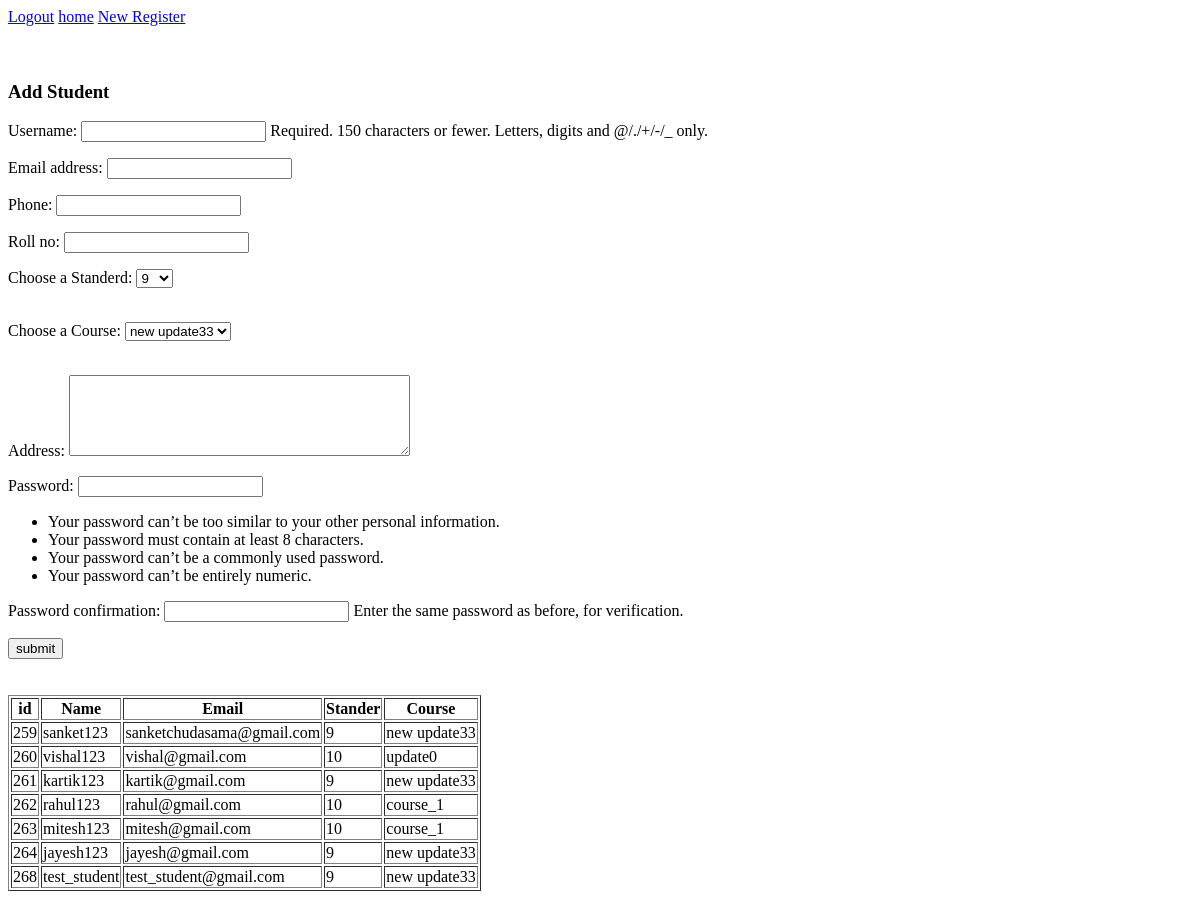
The page /Add_Student/ (signed in) on the database as committed earlier.
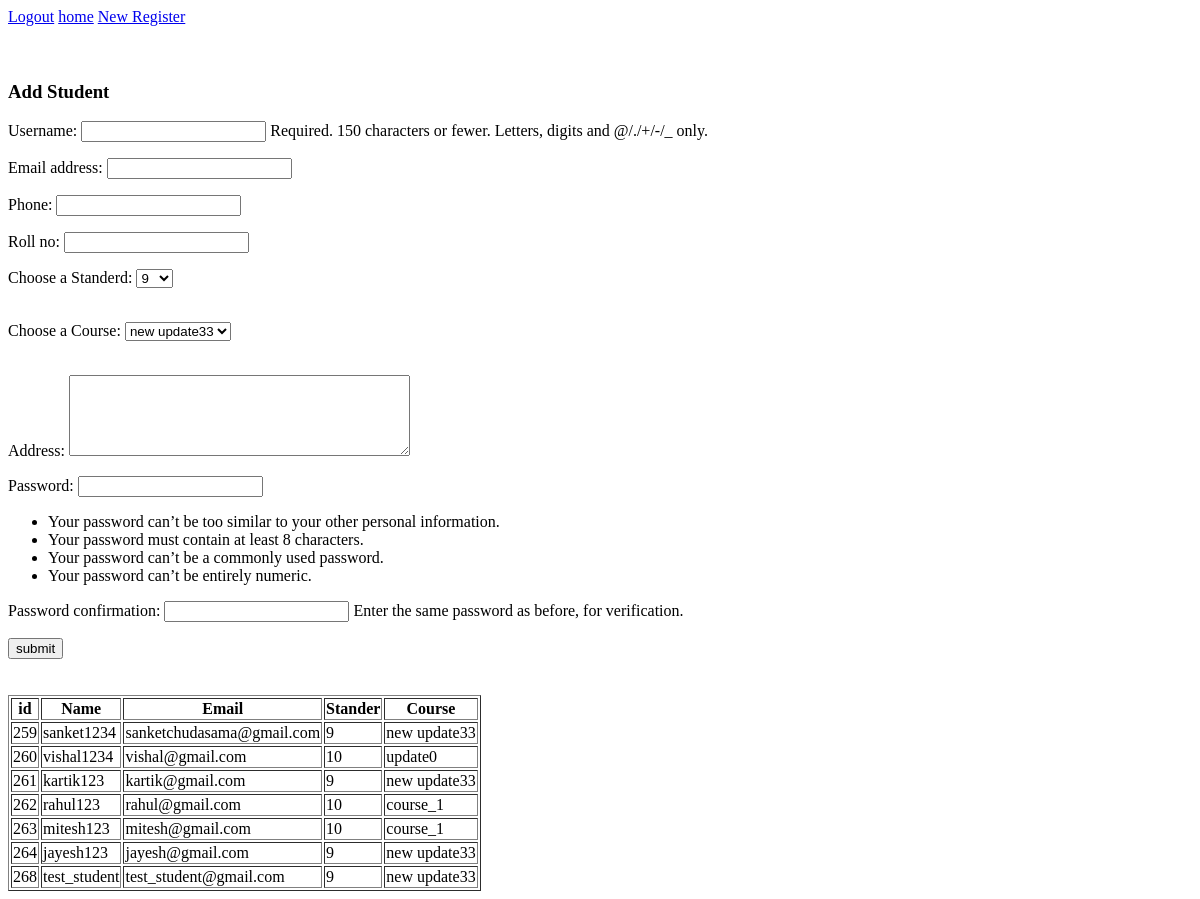
The same page on the database as committed later.
### app/models.py (models this page shows, shortened)
class Student(models.Model):
    related_course = models.ForeignKey(Course, on_delete=models.DO_NOTHING, null=True)
    name = models.ForeignKey(CustomUser,on_delete=models.CASCADE, related_name='cust_user')
    roll_no = models.IntegerField()
    user_tag = models.CharField(choices=CHOICE_TAG, default = 'student', max_length=50)
    std = models.CharField(choices=STD_CHOCE, default= '10', max_length=50)
    class Meta:
        verbose_name_plural = "All Students"

class CustomUser(AbstractUser):
    phone = models.CharField(max_length=12)
    address = models.TextField(max_length=200)

class Course(models.Model):
    name = models.CharField(max_length=100)
    def __str__(self):
        return self.name

### app/decoretor.py (the view)
    def wrapper_func(request,*args, **kwargs):
        if request.user.is_authenticated == False:
            messages.error(request,'Login Required')
            return redirect('UserLogin')
        else:
            return view_func(request, *args, **kwargs)

### app/decoretor.py (called while the page is built)
def unauthenticated_user(view_func):
    def wrapper_func(request,*args, **kwargs):
        if request.user.is_authenticated == False:
            messages.error(request,'Login Required')
            return redirect('UserLogin')
        else:
            return view_func(request, *args, **kwargs)
    return wrapper_func

### app/views.py (called while the page is built, shortened)
@unauthenticated_user
def Add_Student(request):
    data = Student.objects.all()
    course = Course.objects.all()
    context = {
        'data':data,
        'course':course
    }
    return render(request,'app/student/add_student.html',context)

### app/templates/app/student/add_student.html (shortened to what this page needs)
{% extends 'base.html' %}
{% block content %}
<h3>Add Student</h3>
<form action="" method ="POST">
    <p>
        <label for="id_username">Username:</label>
        <input type="text" name="username" maxlength="150" autofocus required id="id_username">
          <span class="helptext">Required. 150 characters or fewer. Letters, digits and @/./+/-/_ only.</span>
      </p>
      <p>
        <label for="id_email">Email address:</label>
        <input type="email" name="email" maxlength="254" id="id_email">
      </p>
      <p>
        <label for="id_phone">Phone:</label>
        <input type="text" name="phone" maxlength="12" required id="id_phone">
      </p>
      <p>
        <label for="id_roll_no">Roll no:</label>
        <input type="number" name="roll_no" maxlength="12" required id="id_roll_no">
      </p>
      <p>
        <label for="std">Choose a Standerd:</label>
            <select name="std" id="std">
                <option value="9">9</option>
            </select>
            <br><br>
      </p>
      <p>
        <label for="std">Choose a Course:</label>
            <select name="course" id="course">
                {% for c in course %}
                <option value="{{c}}">{{c}}</option>
                {% endfor %}
            </select>
            <br><br>
      </p>
      <p>
        <label for="id_address">Address:</label>
        <textarea name="address" cols="40" rows="5" required id="id_address">
    </textarea>
      </p>
      <p>
        <label for="id_password1">Password:</label>
        <input type="password" name="password1" autocomplete="new-password" required id="id_password1">
          <span class="helptext"><ul><li>Your password can’t be too similar to your other personal information.</li><li>Your password must contain at least 8 characters.</li><li>Your password can’t be a commonly used password.</li><li>Your password can’t be entirely numeric.</li></ul></span>
      </p>
      <p>
        <label for="id_password2">Password confirmation:</label>
        <input type="password" name="password2" autocomplete="new-password" required id="id_password2">
          <span class="helptext">Enter the same password as before, for verification.</span>
      </p>
      <input type="submit" value="submit">
</form>
<br><br>
<table border="1">
    <tr>
        <th>id</th>
        <th>Name</th>
        <th>Email</th>
        <th>Stander</th>
        <th>Course</th>
    </tr>
    {% for i in data %}
    <tr>
        <td>{{i.name.id}}</td>
        <td>{{i.name.username}}</td>
        <td>{{i.name.email}}</td>
        <td>{{i.std}}</td>
        <td>{{i.related_course.name}}</td>
    </tr>
    {% endfor %}
</table>
{% endblock content %}

### app/templates/base.html (shortened to what this page needs)
<!DOCTYPE html>
<html lang="en">
<head>
</head>
<body>
    {% include 'nav.html' %}<br><br>
    {% block content %}
    {% endblock content %}
</body>
</html>

### app/templates/nav.html
<div class="nav">
    {% if  request.user.is_authenticated %}
    <a href="{% url 'userLogout' %}">Logout</a>
    <a href="{% url 'home' %}">home</a>
        {% if request.user.is_superuser %}
        <a href="{% url 'RegisterUser' %}">New Register</a>
        {% endif %}
    {% else %}
    <a href="{% url 'UserLogin' %}">Login</a>
    {% endif %}
</div>

Rows that differ between the two databases and show on the page:
changed through a linked row, Student "sanketchudasama@gmail.com": name.username "sanket123" → "sanket1234"
changed through a linked row, Student "vishal@gmail.com": name.username "vishal123" → "vishal1234"
